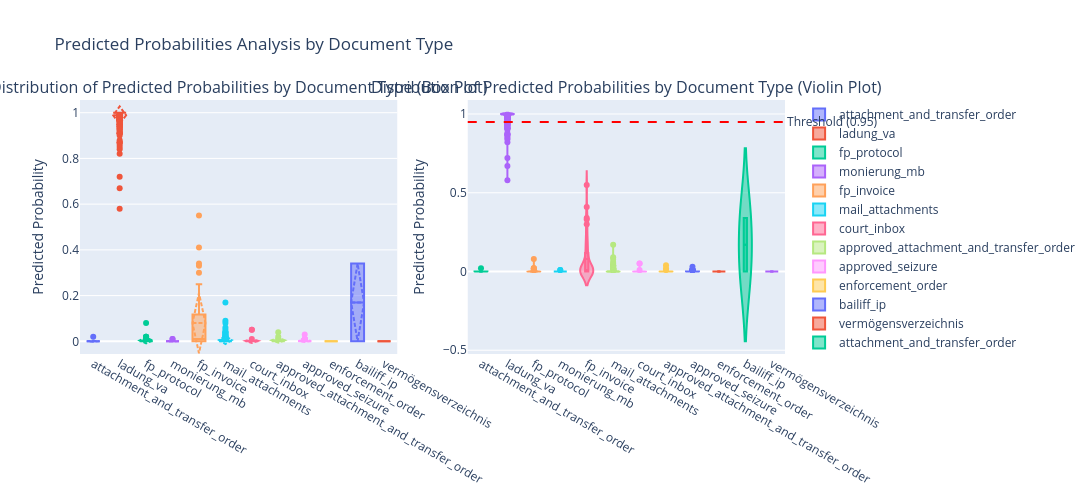

Write notebook code for a chart like this one.
### Code cell
import plotly.graph_objects as go
from plotly.subplots import make_subplots

# Create subplots with 1 row and 2 columns
fig = make_subplots(
    rows=1, cols=2,
    subplot_titles=('Distribution of Predicted Probabilities by Document Type (Box Plot)',
                    'Distribution of Predicted Probabilities by Document Type (Violin Plot)')
)

# Get unique document types
doc_types = doc_type_to_pred['document_type'].unique()

# Add box plots
for doc_type in doc_types:
    data_subset = doc_type_to_pred[doc_type_to_pred['document_type'] == doc_type]
    fig.add_trace(
        go.Box(
            y=data_subset['predicted_probs'],
            name=doc_type,
            boxmean='sd'
        ),
        row=1, col=1
    )

# Add violin plots
for doc_type in doc_types:
    data_subset = doc_type_to_pred[doc_type_to_pred['document_type'] == doc_type]
    fig.add_trace(
        go.Violin(
            y=data_subset['predicted_probs'],
            name=doc_type,
            box_visible=True,
            meanline_visible=True
        ),
        row=1, col=2
    )

# Add threshold line to violin plot
fig.add_hline(
    y=0.95, 
    line_dash="dash", 
    line_color="red",
    annotation_text="Threshold (0.95)",
    annotation_position="right",
    col=2
)

# Update layout
fig.update_layout(
    height=500,
    width=1400,
    showlegend=True,
    title_text="Predicted Probabilities Analysis by Document Type"
)

# Update y-axes labels
fig.update_yaxes(title_text="Predicted Probability", row=1, col=1)
fig.update_yaxes(title_text="Predicted Probability", row=1, col=2)

fig.show()

# Summary statistics by document type
print("\nSummary Statistics by Document Type:")
print(doc_type_to_pred.groupby('document_type')['predicted_probs'].describe())

### Figure 1 — Plotly figure (JSON) as saved in the notebook; plotly's stock layout.template omitted (floating-point values rounded to 4 significant figures; data arrays with more than 128 entries replaced by an {"elided": "..."} marker saying what was removed)
{"data": [{"boxmean": "sd", "name": "attachment_and_transfer_order", "type": "box", "xaxis": "x", "y": [0.0, 0.0, 0.0, 0.0, 0.0, 0.0, 0.0, 0.0, 0.0, 0.0, 0.0, 0.0, 0.0, 0.0, 0.0, 0.0, 0.0, 0.0, 0.0, 0.0, 0.0, 0.0, 0.0, 0.0, 0.0, 0.0, 0.0, 0.0, 0.0, 0.0, 0.0, 0.0, 0.0, 0.0, 0.0, 0.0, 0.0, 0.0, 0.02, 0.0, 0.0, 0.0, 0.0, 0.0, 0.0, 0.0, 0.0, 0.0, 0.0, 0.0, 0.0, 0.0, 0.0, 0.0, 0.0, 0.0, 0.0, 0.0, 0.0, 0.0, 0.0, 0.0, 0.0, 0.0, 0.0, 0.0, 0.0, 0.0, 0.0, 0.0, 0.0, 0.0, 0.0, 0.0, 0.0, 0.0, 0.0, 0.0, 0.0, 0.0, 0.0, 0.0, 0.0, 0.0, 0.0, 0.0, 0.0, 0.0, 0.0, 0.0, 0.0, 0.0, 0.0, 0.0, 0.0, 0.0, 0.0, 0.0, 0.0, 0.0, 0.0, 0.0, 0.0, 0.0, 0.0, 0.0, 0.0, 0.0, 0.0, 0.0, 0.0, 0.0, 0.0, 0.0, 0.0], "yaxis": "y"}, {"boxmean": "sd", "name": "ladung_va", "type": "box", "xaxis": "x", "y": {"elided": "406 float values"}, "yaxis": "y"}, {"boxmean": "sd", "name": "fp_protocol", "type": "box", "xaxis": "x", "y": [0.0, 0.0, 0.0, 0.0, 0.0, 0.0, 0.0, 0.0, 0.0, 0.0, 0.0, 0.0, 0.01, 0.0, 0.01, 0.0, 0.0, 0.0, 0.02, 0.02, 0.08, 0.0, 0.0, 0.0, 0.0, 0.0, 0.0, 0.0, 0.01, 0.0, 0.0, 0.0, 0.0, 0.0, 0.0, 0.0, 0.0, 0.0, 0.0, 0.0, 0.0, 0.0, 0.0, 0.02, 0.0, 0.0, 0.0], "yaxis": "y"}, {"boxmean": "sd", "name": "monierung_mb", "type": "box", "xaxis": "x", "y": [0.0, 0.0, 0.0, 0.0, 0.0, 0.0, 0.0, 0.0, 0.0, 0.0, 0.0, 0.0, 0.0, 0.0, 0.0, 0.0, 0.0, 0.0, 0.0, 0.0, 0.0, 0.0, 0.0, 0.0, 0.0, 0.0, 0.0, 0.0, 0.0, 0.0, 0.0, 0.0, 0.0, 0.0, 0.0, 0.0, 0.0, 0.0, 0.0, 0.0, 0.01, 0.0, 0.0, 0.0, 0.0, 0.0, 0.0, 0.0, 0.0, 0.0, 0.0, 0.0, 0.0, 0.0, 0.0, 0.0, 0.0, 0.0, 0.0, 0.0, 0.0, 0.0, 0.0, 0.0, 0.0, 0.0, 0.0, 0.0, 0.0, 0.0, 0.0, 0.0, 0.0, 0.0, 0.0, 0.0, 0.0, 0.0, 0.0, 0.0, 0.0, 0.0, 0.0, 0.01, 0.0, 0.0, 0.0, 0.0, 0.0, 0.0, 0.0, 0.0, 0.0, 0.0, 0.0, 0.0, 0.0, 0.0, 0.0, 0.0, 0.0, 0.0, 0.0, 0.0, 0.0, 0.0], "yaxis": "y"}, {"boxmean": "sd", "name": "fp_invoice", "type": "box", "xaxis": "x", "y": [0.0, 0.01, 0.19, 0.3, 0.0, 0.02, 0.01, 0.0, 0.11, 0.01, 0.02, 0.01, 0.55, 0.06, 0.17, 0.01, 0.12, 0.25, 0.0, 0.0, 0.0, 0.0, 0.0, 0.01, 0.0, 0.01, 0.0, 0.34, 0.33, 0.0, 0.0, 0.0, 0.0, 0.1, 0.01, 0.0, 0.0, 0.14, 0.0, 0.21, 0.01, 0.01, 0.41], "yaxis": "y"}, {"boxmean": "sd", "name": "mail_attachments", "type": "box", "xaxis": "x", "y": {"elided": "195 float values"}, "yaxis": "y"}, {"boxmean": "sd", "name": "court_inbox", "type": "box", "xaxis": "x", "y": [0.0, 0.05, 0.0, 0.0, 0.0, 0.0, 0.0, 0.0, 0.0, 0.0, 0.0, 0.0, 0.0, 0.0, 0.0, 0.0, 0.01, 0.0, 0.0, 0.0, 0.0, 0.0, 0.0, 0.0, 0.0, 0.0, 0.0, 0.0, 0.0, 0.0, 0.0, 0.0, 0.0, 0.0, 0.0, 0.0, 0.0, 0.0, 0.0, 0.0, 0.0, 0.0, 0.0, 0.0, 0.0, 0.05, 0.0, 0.0, 0.0, 0.0, 0.0, 0.0, 0.0, 0.0, 0.0, 0.0, 0.0], "yaxis": "y"}, {"boxmean": "sd", "name": "approved_attachment_and_transfer_order", "type": "box", "xaxis": "x", "y": [0.0, 0.0, 0.0, 0.0, 0.0, 0.0, 0.0, 0.0, 0.0, 0.0, 0.04, 0.0, 0.0, 0.01, 0.0, 0.02], "yaxis": "y"}, {"boxmean": "sd", "name": "approved_seizure", "type": "box", "xaxis": "x", "y": [0.0, 0.0, 0.0, 0.0, 0.0, 0.0, 0.0, 0.0, 0.0, 0.03, 0.0, 0.0, 0.0, 0.0, 0.0, 0.0, 0.0, 0.0, 0.0, 0.0, 0.0, 0.0, 0.0, 0.0, 0.0, 0.0, 0.0, 0.0, 0.01, 0.0, 0.0, 0.0, 0.0, 0.0, 0.0, 0.0, 0.0, 0.0, 0.01, 0.01, 0.0, 0.01, 0.01, 0.0, 0.0, 0.0, 0.0, 0.0, 0.0, 0.01, 0.0, 0.0, 0.0, 0.0, 0.0, 0.0, 0.0, 0.0, 0.0, 0.0, 0.0, 0.01, 0.01, 0.0, 0.0, 0.0, 0.0, 0.0, 0.0, 0.0, 0.01, 0.0, 0.0, 0.0, 0.0, 0.0, 0.0, 0.0, 0.0], "yaxis": "y"}, {"boxmean": "sd", "name": "enforcement_order", "type": "box", "xaxis": "x", "y": [0.0, 0.0, 0.0, 0.0], "yaxis": "y"}, {"boxmean": "sd", "name": "bailiff_ip", "type": "box", "xaxis": "x", "y": [0.0, 0.34], "yaxis": "y"}, {"boxmean": "sd", "name": "vermögensverzeichnis", "type": "box", "xaxis": "x", "y": [0.0], "yaxis": "y"}, {"box": {"visible": true}, "meanline": {"visible": true}, "name": "attachment_and_transfer_order", "type": "violin", "xaxis": "x2", "y": [0.0, 0.0, 0.0, 0.0, 0.0, 0.0, 0.0, 0.0, 0.0, 0.0, 0.0, 0.0, 0.0, 0.0, 0.0, 0.0, 0.0, 0.0, 0.0, 0.0, 0.0, 0.0, 0.0, 0.0, 0.0, 0.0, 0.0, 0.0, 0.0, 0.0, 0.0, 0.0, 0.0, 0.0, 0.0, 0.0, 0.0, 0.0, 0.02, 0.0, 0.0, 0.0, 0.0, 0.0, 0.0, 0.0, 0.0, 0.0, 0.0, 0.0, 0.0, 0.0, 0.0, 0.0, 0.0, 0.0, 0.0, 0.0, 0.0, 0.0, 0.0, 0.0, 0.0, 0.0, 0.0, 0.0, 0.0, 0.0, 0.0, 0.0, 0.0, 0.0, 0.0, 0.0, 0.0, 0.0, 0.0, 0.0, 0.0, 0.0, 0.0, 0.0, 0.0, 0.0, 0.0, 0.0, 0.0, 0.0, 0.0, 0.0, 0.0, 0.0, 0.0, 0.0, 0.0, 0.0, 0.0, 0.0, 0.0, 0.0, 0.0, 0.0, 0.0, 0.0, 0.0, 0.0, 0.0, 0.0, 0.0, 0.0, 0.0, 0.0, 0.0, 0.0, 0.0], "yaxis": "y2"}, {"box": {"visible": true}, "meanline": {"visible": true}, "name": "ladung_va", "type": "violin", "xaxis": "x2", "y": {"elided": "406 float values"}, "yaxis": "y2"}, {"box": {"visible": true}, "meanline": {"visible": true}, "name": "fp_protocol", "type": "violin", "xaxis": "x2", "y": [0.0, 0.0, 0.0, 0.0, 0.0, 0.0, 0.0, 0.0, 0.0, 0.0, 0.0, 0.0, 0.01, 0.0, 0.01, 0.0, 0.0, 0.0, 0.02, 0.02, 0.08, 0.0, 0.0, 0.0, 0.0, 0.0, 0.0, 0.0, 0.01, 0.0, 0.0, 0.0, 0.0, 0.0, 0.0, 0.0, 0.0, 0.0, 0.0, 0.0, 0.0, 0.0, 0.0, 0.02, 0.0, 0.0, 0.0], "yaxis": "y2"}, {"box": {"visible": true}, "meanline": {"visible": true}, "name": "monierung_mb", "type": "violin", "xaxis": "x2", "y": [0.0, 0.0, 0.0, 0.0, 0.0, 0.0, 0.0, 0.0, 0.0, 0.0, 0.0, 0.0, 0.0, 0.0, 0.0, 0.0, 0.0, 0.0, 0.0, 0.0, 0.0, 0.0, 0.0, 0.0, 0.0, 0.0, 0.0, 0.0, 0.0, 0.0, 0.0, 0.0, 0.0, 0.0, 0.0, 0.0, 0.0, 0.0, 0.0, 0.0, 0.01, 0.0, 0.0, 0.0, 0.0, 0.0, 0.0, 0.0, 0.0, 0.0, 0.0, 0.0, 0.0, 0.0, 0.0, 0.0, 0.0, 0.0, 0.0, 0.0, 0.0, 0.0, 0.0, 0.0, 0.0, 0.0, 0.0, 0.0, 0.0, 0.0, 0.0, 0.0, 0.0, 0.0, 0.0, 0.0, 0.0, 0.0, 0.0, 0.0, 0.0, 0.0, 0.0, 0.01, 0.0, 0.0, 0.0, 0.0, 0.0, 0.0, 0.0, 0.0, 0.0, 0.0, 0.0, 0.0, 0.0, 0.0, 0.0, 0.0, 0.0, 0.0, 0.0, 0.0, 0.0, 0.0], "yaxis": "y2"}, {"box": {"visible": true}, "meanline": {"visible": true}, "name": "fp_invoice", "type": "violin", "xaxis": "x2", "y": [0.0, 0.01, 0.19, 0.3, 0.0, 0.02, 0.01, 0.0, 0.11, 0.01, 0.02, 0.01, 0.55, 0.06, 0.17, 0.01, 0.12, 0.25, 0.0, 0.0, 0.0, 0.0, 0.0, 0.01, 0.0, 0.01, 0.0, 0.34, 0.33, 0.0, 0.0, 0.0, 0.0, 0.1, 0.01, 0.0, 0.0, 0.14, 0.0, 0.21, 0.01, 0.01, 0.41], "yaxis": "y2"}, {"box": {"visible": true}, "meanline": {"visible": true}, "name": "mail_attachments", "type": "violin", "xaxis": "x2", "y": {"elided": "195 float values"}, "yaxis": "y2"}, {"box": {"visible": true}, "meanline": {"visible": true}, "name": "court_inbox", "type": "violin", "xaxis": "x2", "y": [0.0, 0.05, 0.0, 0.0, 0.0, 0.0, 0.0, 0.0, 0.0, 0.0, 0.0, 0.0, 0.0, 0.0, 0.0, 0.0, 0.01, 0.0, 0.0, 0.0, 0.0, 0.0, 0.0, 0.0, 0.0, 0.0, 0.0, 0.0, 0.0, 0.0, 0.0, 0.0, 0.0, 0.0, 0.0, 0.0, 0.0, 0.0, 0.0, 0.0, 0.0, 0.0, 0.0, 0.0, 0.0, 0.05, 0.0, 0.0, 0.0, 0.0, 0.0, 0.0, 0.0, 0.0, 0.0, 0.0, 0.0], "yaxis": "y2"}, {"box": {"visible": true}, "meanline": {"visible": true}, "name": "approved_attachment_and_transfer_order", "type": "violin", "xaxis": "x2", "y": [0.0, 0.0, 0.0, 0.0, 0.0, 0.0, 0.0, 0.0, 0.0, 0.0, 0.04, 0.0, 0.0, 0.01, 0.0, 0.02], "yaxis": "y2"}, {"box": {"visible": true}, "meanline": {"visible": true}, "name": "approved_seizure", "type": "violin", "xaxis": "x2", "y": [0.0, 0.0, 0.0, 0.0, 0.0, 0.0, 0.0, 0.0, 0.0, 0.03, 0.0, 0.0, 0.0, 0.0, 0.0, 0.0, 0.0, 0.0, 0.0, 0.0, 0.0, 0.0, 0.0, 0.0, 0.0, 0.0, 0.0, 0.0, 0.01, 0.0, 0.0, 0.0, 0.0, 0.0, 0.0, 0.0, 0.0, 0.0, 0.01, 0.01, 0.0, 0.01, 0.01, 0.0, 0.0, 0.0, 0.0, 0.0, 0.0, 0.01, 0.0, 0.0, 0.0, 0.0, 0.0, 0.0, 0.0, 0.0, 0.0, 0.0, 0.0, 0.01, 0.01, 0.0, 0.0, 0.0, 0.0, 0.0, 0.0, 0.0, 0.01, 0.0, 0.0, 0.0, 0.0, 0.0, 0.0, 0.0, 0.0], "yaxis": "y2"}, {"box": {"visible": true}, "meanline": {"visible": true}, "name": "enforcement_order", "type": "violin", "xaxis": "x2", "y": [0.0, 0.0, 0.0, 0.0], "yaxis": "y2"}, {"box": {"visible": true}, "meanline": {"visible": true}, "name": "bailiff_ip", "type": "violin", "xaxis": "x2", "y": [0.0, 0.34], "yaxis": "y2"}, {"box": {"visible": true}, "meanline": {"visible": true}, "name": "vermögensverzeichnis", "type": "violin", "xaxis": "x2", "y": [0.0], "yaxis": "y2"}], "layout": {"annotations": [{"font": {"size": 16}, "showarrow": false, "text": "Distribution of Predicted Probabilities by Document Type (Box Plot)", "x": 0.225, "xanchor": "center", "xref": "paper", "y": 1, "yanchor": "bottom", "yref": "paper"}, {"font": {"size": 16}, "showarrow": false, "text": "Distribution of Predicted Probabilities by Document Type (Violin Plot)", "x": 0.775, "xanchor": "center", "xref": "paper", "y": 1, "yanchor": "bottom", "yref": "paper"}, {"showarrow": false, "text": "Threshold (0.95)", "x": 1, "xanchor": "left", "xref": "x2 domain", "y": 0.95, "yanchor": "middle", "yref": "y2"}], "height": 500, "shapes": [{"line": {"color": "red", "dash": "dash"}, "type": "line", "x0": 0, "x1": 1, "xref": "x2 domain", "y0": 0.95, "y1": 0.95, "yref": "y2"}], "showlegend": true, "title": {"text": "Predicted Probabilities Analysis by Document Type"}, "width": 1400, "xaxis": {"anchor": "y", "domain": [0, 0.45]}, "xaxis2": {"anchor": "y2", "domain": [0.55, 1]}, "yaxis": {"anchor": "x", "domain": [0, 1], "title": {"text": "Predicted Probability"}}, "yaxis2": {"anchor": "x2", "domain": [0, 1], "title": {"text": "Predicted Probability"}}}}
